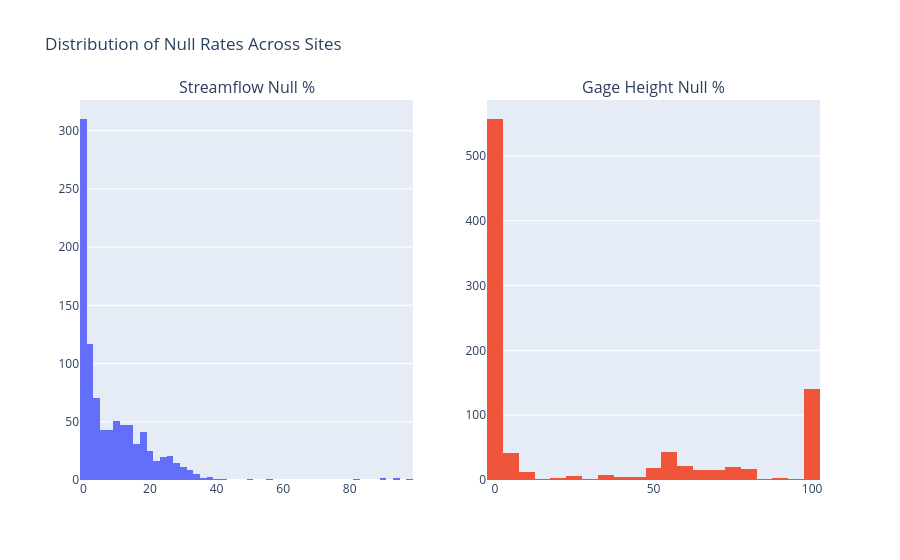

Source (notebook cell):
### Markdown cell above
## 2. Analyze Null Rates Per Site

### Code cell
# Distribution of null rates
null_data = site_stats.to_pandas()

fig = make_subplots(rows=1, cols=2,
    subplot_titles=("Streamflow Null %", "Gage Height Null %"))

fig.add_trace(
    go.Histogram(x=null_data["streamflow_null_pct"], nbinsx=50, name="Streamflow"),
    row=1, col=1
)
fig.add_trace(
    go.Histogram(x=null_data["gage_height_null_pct"], nbinsx=50, name="Gage Height"),
    row=1, col=2
)
fig.update_layout(title="Distribution of Null Rates Across Sites", showlegend=False)
fig.show()

# Summary
print(f"Sites with 0% streamflow nulls:    {len(null_data[null_data['streamflow_null_pct'] == 0])}")
print(f"Sites with <20% streamflow nulls:  {len(null_data[null_data['streamflow_null_pct'] < 20])}")
print(f"Sites with >50% streamflow nulls:  {len(null_data[null_data['streamflow_null_pct'] > 50])}")
print(f"Sites with 100% streamflow nulls:  {len(null_data[null_data['streamflow_null_pct'] == 100])}")
print()
print(f"Sites with 0% gage height nulls:   {len(null_data[null_data['gage_height_null_pct'] == 0])}")
print(f"Sites with <20% gage height nulls: {len(null_data[null_data['gage_height_null_pct'] < 20])}")
print(f"Sites with >50% gage height nulls: {len(null_data[null_data['gage_height_null_pct'] > 50])}")
print(f"Sites with 100% gage height nulls: {len(null_data[null_data['gage_height_null_pct'] == 100])}")

### Figure 1 — Plotly figure (JSON) as saved in the notebook; plotly's stock layout.template omitted (floating-point values rounded to 4 significant figures; data arrays with more than 128 entries replaced by an {"elided": "..."} marker saying what was removed)
{"data": [{"name": "Streamflow", "nbinsx": 50, "type": "histogram", "x": {"elided": "937 float values"}, "xaxis": "x", "yaxis": "y"}, {"name": "Gage Height", "nbinsx": 50, "type": "histogram", "x": {"elided": "937 float values"}, "xaxis": "x2", "yaxis": "y2"}], "layout": {"annotations": [{"font": {"size": 16}, "showarrow": false, "text": "Streamflow Null %", "x": 0.225, "xanchor": "center", "xref": "paper", "y": 1, "yanchor": "bottom", "yref": "paper"}, {"font": {"size": 16}, "showarrow": false, "text": "Gage Height Null %", "x": 0.775, "xanchor": "center", "xref": "paper", "y": 1, "yanchor": "bottom", "yref": "paper"}], "showlegend": false, "title": {"text": "Distribution of Null Rates Across Sites"}, "xaxis": {"anchor": "y", "domain": [0, 0.45]}, "xaxis2": {"anchor": "y2", "domain": [0.55, 1]}, "yaxis": {"anchor": "x", "domain": [0, 1]}, "yaxis2": {"anchor": "x2", "domain": [0, 1]}}}
